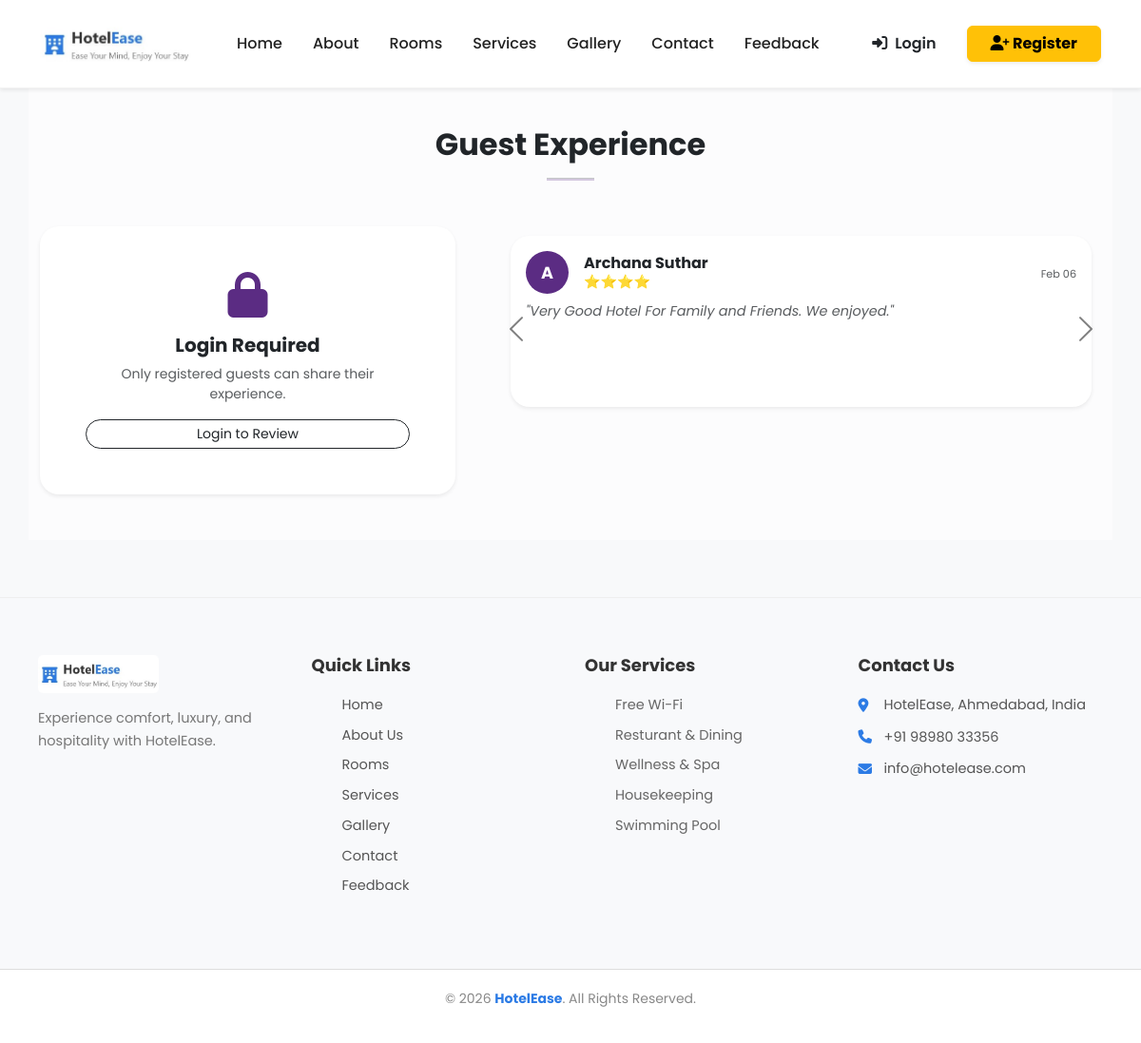
Screenshot of /public/feedback.php with the database file from the repository.
### tables this page shows
CREATE TABLE `feedback` (
  `f_id` int(5) NOT NULL,
  `u_id` int(5) NOT NULL,
  `rating` tinyint(1) NOT NULL,
  `message` text NOT NULL,
  `created_at` timestamp NOT NULL DEFAULT current_timestamp()
);

CREATE TABLE `users` (
  `u_id` int(5) NOT NULL,
  `u_name` varchar(50) NOT NULL,
  `u_address` varchar(255) NOT NULL,
  `u_pincode` varchar(6) DEFAULT NULL,
  `u_gender` varchar(10) NOT NULL,
  `u_email` varchar(50) NOT NULL,
  `u_phone` varchar(15) NOT NULL,
  `u_pwd` varchar(255) NOT NULL,
  `profile_pic` varchar(100) DEFAULT 'default_user.jpg',
  `created_at` timestamp NOT NULL DEFAULT current_timestamp(),
  `status` tinyint(1) NOT NULL DEFAULT 1
);

### public/feedback.php (called while the page is built)
<?php
include('../includes/header.php');
?>
<?php
include('../includes/feedback-section.php');
?>
<?php
include('../includes/footer.php');
?>

### includes/feedback-section.php (the view, shortened to what this page needs)
<?php
global $conn;
$current_page = basename($_SERVER['PHP_SELF']);
$is_logged_in = isset($_SESSION['u_id']) || isset($_SESSION['user_id']);
?>
<section class="feedback-section container py-5" id="feedback-section">
    <div class="text-center mb-5">
        <h2 class="fw-bold">Guest Experience</h2>
        <hr class="mx-auto" style="width: 50px; height: 3px; background: #5b2c83;">
    </div>
    <div class="row g-5">
        <?php if ($is_logged_in || $current_page !== 'index.php'): ?>
        <div class="col-lg-5">
            <?php if ($is_logged_in): ?>
                <div class="card border-0 shadow-sm p-4 feedback-card">
                    <h5 class="fw-bold mb-3">Leave a Review</h5>
                    <form action="" method="POST">
                        <div class="mb-3">
                            <label class="small fw-bold">Your Rating</label>
                            <select name="rating" class="form-select border-0 bg-light">
                                <option value="5">⭐⭐⭐⭐⭐ (Excellent)</option>
                                <option value="4">⭐⭐⭐⭐ (Good)</option>
                                <option value="3">⭐⭐⭐ (Average)</option>
                                <option value="2">⭐⭐ (Below Average)</option>
                                <option value="1">⭐ (Poor)</option>
                            </select>
                        </div>
                        <div class="mb-3">
                            <label class="small fw-bold">Message (Max 150)</label>
                            <textarea name="message" class="form-control border-0 bg-light" rows="4" maxlength="150" placeholder="How was your stay?" required></textarea>
                        </div>
                        <button type="submit" name="submit_feedback" class="btn btn-feedback w-100 py-2" style="background: #5b2c83; color: white; border-radius: 10px;">Post Review</button>
                    </form>
                </div>
            <?php else: ?>
                <div class="card border-0 shadow-sm p-5 text-center feedback-card">
                    <div class="mb-3"><i class="fa-solid fa-lock fa-3x" style="color: #5b2c83;"></i></div>
                    <h5 class="fw-bold">Login Required</h5>
                    <p class="text-muted small">Only registered guests can share their experience.</p>
                    <a href="login.php" class="btn btn-outline-dark btn-sm rounded-pill px-4">Login to Review</a>
                </div>
            <?php endif; ?>
        </div>
        <?php endif; ?>
        <div class="<?php echo (!$is_logged_in && $current_page == 'index.php') ? 'col-lg-12' : 'col-lg-7'; ?>">
            <div id="feedbackCarousel" class="carousel slide feedback-carousel" data-bs-ride="carousel">
                <div class="carousel-inner">
                    <?php
                    $limit = (!$is_logged_in && $current_page == 'index.php') ? 6 : 4;
                    $query = "SELECT feedback.*, users.u_name FROM feedback
                              JOIN users ON feedback.u_id = users.u_id
                              ORDER BY created_at DESC LIMIT $limit";
                    $result = mysqli_query($conn, $query);
                    if ($result && mysqli_num_rows($result) > 0):
                        $feedbacks = mysqli_fetch_all($result, MYSQLI_ASSOC);
                        $items_per_slide = (!$is_logged_in && $current_page == 'index.php') ? 2 : 1;
                        $chunks = array_chunk($feedbacks, $items_per_slide);
                        foreach ($chunks as $index => $chunk):
                    ?>
                        <div class="carousel-item <?php echo $index === 0 ? 'active' : ''; ?>">
                            <div class="row">
                                <?php foreach ($chunk as $row): ?>
                                <div class="col-md-<?php echo 12 / $items_per_slide; ?> mb-3">
                                    <div class="card border-0 shadow-sm p-3 h-100 feedback-card">
                                        <div class="d-flex align-items-center mb-2">
                                            <div class="avatar-circle">
                                                <?php echo strtoupper(substr($row['u_name'], 0, 1)); ?>
                                            </div>
                                            <div class="ms-3">
                                                <h6 class="mb-0 fw-bold"><?php echo htmlspecialchars($row['u_name']); ?></h6>
                                                <div class="text-warning small">
                                                    <?php echo str_repeat('⭐', $row['rating']); ?>
                                                </div>
                                            </div>
                                            <div class="ms-auto">
                                                <small class="text-muted" style="font-size: 0.7rem;">
                                                    <?php echo date('M d', strtotime($row['created_at'])); ?>
                                                </small>
                                            </div>
                                        </div>
                                        <p class="mb-0 text-muted fst-italic" style="font-size: 0.9rem;">
                                            "<?php echo htmlspecialchars($row['message']); ?>"
                                        </p>
                                    </div>
                                </div>
                                <?php endforeach; ?>
                            </div>
                        </div>
                    <?php endforeach; else: ?>
                        <div class="text-center py-5">
                            <p class="text-muted">No reviews yet. Stay with us and be the first!</p>
                        </div>
                    <?php endif; ?>
                </div>
                <button class="carousel-control-prev" type="button" data-bs-target="#feedbackCarousel" data-bs-slide="prev" style="width: 5%; filter: invert(1);">
    <span class="carousel-control-prev-icon" aria-hidden="true"></span>
</button>
<button class="carousel-control-next" type="button" data-bs-target="#feedbackCarousel" data-bs-slide="next" style="width: 5%; filter: invert(1);">
    <span class="carousel-control-next-icon" aria-hidden="true"></span>
</button>
            </div>
        </div>
    </div>
</section>

### assets/css/style.css (style rules this page uses)
:root { --primary-color: #ffc107; --text-dark: #222222; --transition: all 0.3s ease; }
* { margin: 0; padding: 0; box-sizing: border-box; }
body { font-family: 'Poppins', 'Segoe UI', sans-serif; background-color: #f8f9fa; margin: 0; padding: 0; }
body.inner-page { padding-top: 85px; }
.carousel-inner { margin-top: 0 !important; }
.feedback-section { background-color: #fcfcfd; }
.feedback-card, .visitor-card { border-radius: 20px; background: #fff; border: none; }
.avatar-circle { width: 45px; height: 45px; background: #5b2c83; color: #fff; display: flex; align-items: center; justify-content: center; border-radius: 50%; font-weight: bold; }

### includes/feedback-section.php (style rules this page uses)
.feedback-carousel .carousel-item { padding: 10px; }
.carousel-control-prev, .carousel-control-next { z-index: 10; }
.avatar-circle { width: 45px; height: 45px; background: #5b2c83; color: white; border-radius: 50%; display: flex; align-items: center; justify-content: center; font-weight: bold; font-size: 1.1rem; }
.feedback-card { transition: transform 0.3s ease; border-radius: 15px; min-height: 180px; }

### rows the page displays
feedback: u.u_name "A", u.u_name "Archana Suthar", rating "⭐⭐⭐⭐", created_at "Feb 06", message "Very Good Hotel For Family and Friends. We enjoyed."
